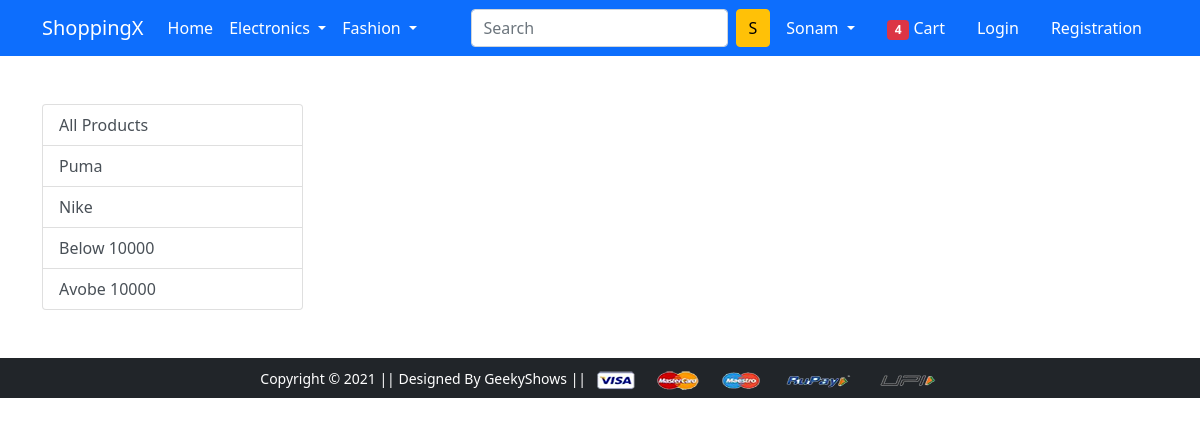
/topwear/, run on an earlier commit of the app's database.
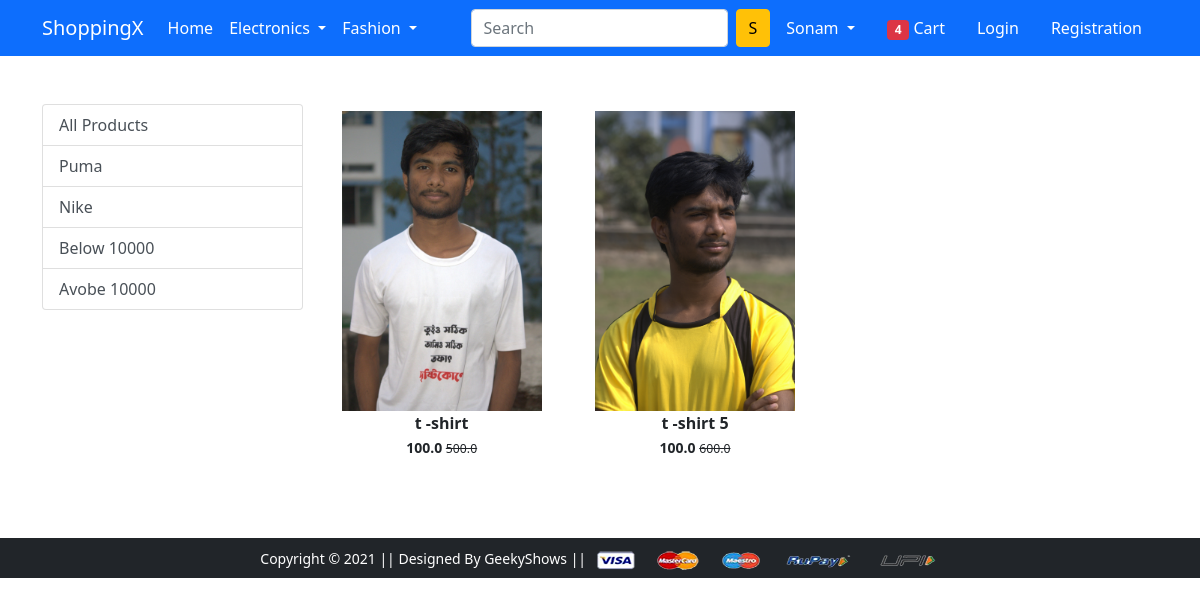
And on a later commit of the database.
### app/models.py (models this page shows, shortened)
class Product(models.Model):
    title=models.CharField(max_length=100)
    selling_price=models.FloatField()
    discount_price=models.FloatField()
    description=models.TextField()
    brand=models.CharField(max_length=100)
    catagory=models.CharField(choices=CATEGORY_CHOICE, max_length=2)
    product_image=models.ImageField(upload_to='productimg')

### app/views.py (the view)
# urls.py: path('topwear/', views.topwear, name='topwear'),
def topwear(request, data=None):
    topwears = None  # Initialize mobiles to None
    if data is None:
        topwears = Product.objects.filter(catagory='TW')
    elif data=='puma':
        topwears = Product.objects.filter(catagory='TW', brand=data)
    elif data=='nike':
        topwears = Product.objects.filter(catagory='TW', brand=data)
    elif data=='below':
        topwears=Product.objects.filter(catagory='TW').filter(discount_price__lt=10000)
    elif data=='above':
        topwears=Product.objects.filter(catagory='TW').filter(discount_price__gt=10000)
    return render(request,'app/topwear.html', {'topwears': topwears})

### app/templates/app/topwear.html (shortened to what this page needs)
{% extends 'app/base.html' %}
{% load static %}
{% block main-content %}
<div class="container my-5">
 <div class="row">
  <div class="col-sm-3">
   <div class="list-group">
    <a href="{% url "topwear" %}" class="list-group-item list-group-item-action" aria-current="true">All Products</a>
    <a href="{% url 'topweardata' 'puma'  %}" class="list-group-item list-group-item-action" aria-current="true">Puma</a>
    <a href="{% url 'topweardata' 'nike'  %}" class="list-group-item list-group-item-action" aria-current="true">Nike</a>
    <a href="{% url 'topweardata' 'below'  %}" class="list-group-item list-group-item-action" aria-current="true">Below 10000</a>
    <a href="{% url 'topweardata' 'above' %}" class="list-group-item list-group-item-action" aria-current="true">Avobe 10000</a>
  </div>
</div>
  <div class="col-sm-8">
   <div class="row">
    {% for p in topwears %}
    <div class="col-sm-4 text-center mb-4">
        <a href="{% url 'product-detail' p.id %}" class="btn">
            <div class="item">
                <img src="{{p.product_image.url}}" alt="" height="300" class="">
                <div class="fw-bold">{{p.title}}</div>
                <small class="fw-bold">{{p.discount_price}} <small class="fw-light text-decoration-line-through">{{p.selling_price}}</small></small>
            </div>
        </a>
    </div>
    {% endfor %}
   </div>
  </div>
 </div>
</div>
{% endblock main-content %}

What changed in the data, as far as the page shows it:
added Product: product_image (picture), title "t -shirt", discount_price "100.0", selling_price "500.0"
added Product: product_image (picture), title "t -shirt 5", discount_price "100.0", selling_price "600.0"
